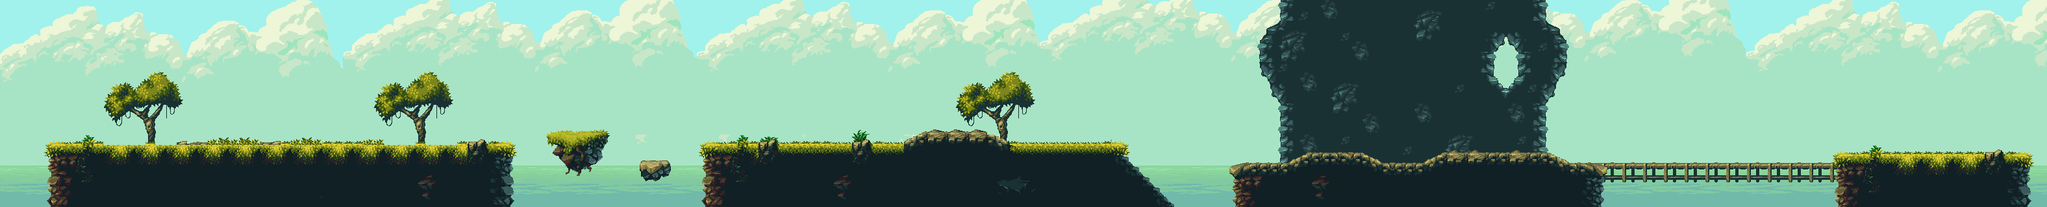

Rendered tile map (Tiled .tmx) drawn with the repository's tilesets; below, a short description and the map source with its tile grids summarised:
An orthogonal 197x20 tile map with 16x16 px tiles, 7 tile layers (cielo, nubes, mar, masfondo, ...), 5 tilesets and 12 objects.

<map version="1.0" tiledversion="1.0.3" orientation="orthogonal" renderorder="right-down" width="197" height="20" tilewidth="16" tileheight="16" nextobjectid="40">
 <tileset firstgid="1" source="sin_nombre.tsx" />
 <tileset firstgid="1161" source="clouds.tsx" />
 <tileset firstgid="1637" source="sky.tsx" />
 <tileset firstgid="1770" source="sea.tsx" />
 <tileset firstgid="1812" source="farground.tsx" />
 <layer name="cielo" width="197" height="20">
  <data>[3940 cells, 3743 non-empty, 133 distinct tile ids]</data>
 </layer>
 <layer name="nubes" width="197" height="20">
  <data>[3940 cells, 3940 non-empty, 475 distinct tile ids]</data>
 </layer>
 <layer name="mar" width="197" height="20">
  <data>[3940 cells, 846 non-empty, 86 distinct tile ids]</data>
 </layer>
 <layer name="masfondo" width="197" height="20">
  <data>[3940 cells, 520 non-empty, 97 distinct tile ids]</data>
 </layer>
 <layer name="ground" width="197" height="20">
  <data>[3940 cells, 1026 non-empty, 233 distinct tile ids]</data>
 </layer>
 <layer name="arboles" width="197" height="20">
  <data>[3940 cells, 206 non-empty, 69 distinct tile ids]</data>
 </layer>
 <layer name="piedras" width="197" height="20">
  <data>[3940 cells, 58 non-empty, 38 distinct tile ids]</data>
 </layer>
 <objectgroup name="tierras">
  <object id="1" x="79.75" y="228" width="704.25" height="92" />
  <object id="2" x="851" y="208" width="82" height="48" />
  <object id="3" x="986.75" y="251.75" width="43" height="25.25" />
  <object id="15" x="1087.54" y="227.625" width="643.458" height="91.375" />
  <object id="22" x="1898.75" y="257.417" width="81.25" height="64.5833" />
  <object id="31" x="1980" y="258">
   <polyline points="0,0 22.75,-10.5 36.75,-16.75 53.5,-17.75 76.25,-16.75 96.5,-16.75 109.75,-17.5 121.75,-14.5 137.25,-4.75 147,3 161.5,3 188.75,3 210.5,2.75 229.75,-5.5 242.25,-11.75 252,-13.5 297.25,-13.25 326.5,-15 350.75,-14.25 366,-14 390.25,-14 414,-9.75 426.5,-2 435.5,2.5 450,3.75 467.75,2.25 480,2.5 488.25,5 491,5.75 489,10.25 487.25,18 486.75,29.75 484.5,45.25 484.25,59.75 484.25,61.5" />
  </object>
  <object id="32" x="1398.75" y="228.519">
   <polyline points="0,0 12.3962,-8.58209 25.4811,-14.9254 32.827,-17.9104 39.4843,-20.5224 44.305,-19.7761 53.0283,-17.5373 60.1447,-18.6567 70.4748,-21.2687 76.673,-18.6567 85.1667,-17.5373 96.4151,-19.403 103.531,-17.1642 109.959,-15.2985 117.994,-13.4328 126.487,-7.46269 135.67,-2.23881 146,3.73134" />
  </object>
  <object id="33" x="2465.33" y="255.333" width="371" height="20.6667" />
  <object id="34" x="2465.33" y="255">
   <polyline points="0,0 -15.6667,5.66667" />
  </object>
  <object id="36" x="2849.66" y="247.667" width="267" height="68.6667" />
  <object id="37" x="1729" y="243.333">
   <polyline points="0,0 7,0.666667 7,8.33333 13.6667,14 14.3333,17.3333 20.6667,18 20.6667,26.6667 24.6667,29.3333 28.3333,29 29,34.3333 36.3333,35 37.3333,43.6667 41.6667,44 44.6667,49.6667 54,50.3333 54,58 59.6667,58 63,62.3333 66,66.6667 72,71.3333 79.6667,77" />
  </object>
  <object id="39" x="2836.31" y="255.333">
   <polyline points="0,0 13.349,-7.66667" />
  </object>
 </objectgroup>
</map>
